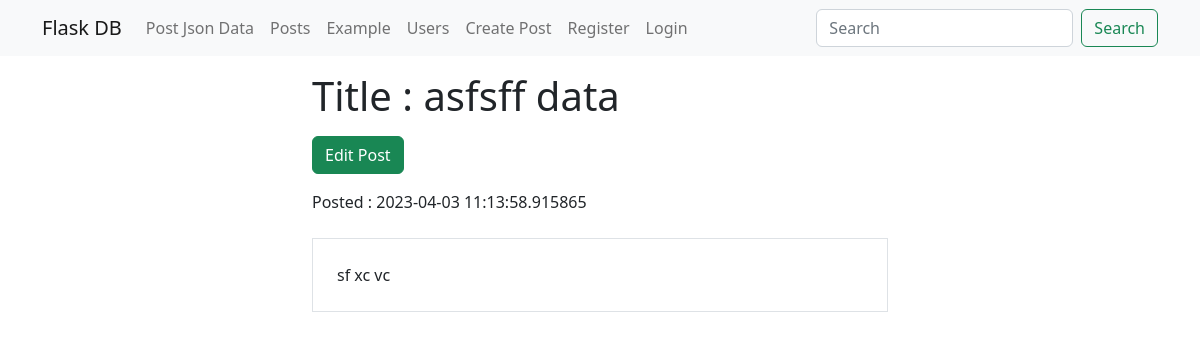
The page /post_details/1 on the database its author committed.
### app.py (models this page shows, shortened)
class Blog_Post(db.Model):
    id = db.Column(db.Integer, primary_key=True)
    title = db.Column(db.String(200), nullable=False)
    slug = db.Column(db.String(50))
    content = db.Column(db.String(200))
    created = db.Column(db.DateTime, default=datetime.utcnow)

### app.py (the view)
@app.route('/post_details/<int:id>')
def post_details(id):
    posts_details = Blog_Post.query.get_or_404(id)
    return render_template('post_details.html', posts_details=posts_details)

### templates/post_details.html
{% extends 'base.html' %}
{% block content %}
<div class="container w-50">
    <h1 class="my-3">  Title : {{posts_details.title}} data  </h1>
    <a name="" id="" class="btn btn-success" href="{{url_for('post_edit', id=posts_details.id)}}" role="button">Edit Post</a>
    <span class="d-block my-3"> Posted : {{posts_details.created}}</span>
    <article class="my-4 border p-4 border-round">{{posts_details.content}}  </article>
</div>
{% endblock content %}

### rows shown on the page
Blog_Post: title "asfsff", created "2023-04-03 11:13:58.915865", content "sf xc vc"
